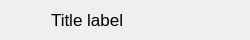
<?xml version="1.0" encoding="UTF-8"?>
<ui version="4.0">
 <class>_pushbutton</class>
 <widget class="CardWidget" name="_pushbutton">
  <property name="geometry">
   <rect>
    <x>0</x>
    <y>0</y>
    <width>250</width>
    <height>40</height>
   </rect>
  </property>
  <property name="minimumSize">
   <size>
    <width>200</width>
    <height>40</height>
   </size>
  </property>
  <property name="maximumSize">
   <size>
    <width>16777215</width>
    <height>45</height>
   </size>
  </property>
  <property name="windowTitle">
   <string>Form</string>
  </property>
  <layout class="QHBoxLayout" name="horizontalLayout">
   <property name="spacing">
    <number>10</number>
   </property>
   <property name="topMargin">
    <number>1</number>
   </property>
   <property name="bottomMargin">
    <number>1</number>
   </property>
   <item>
    <widget class="ExchangeICon" name="exchange_icon">
     <property name="sizePolicy">
      <sizepolicy hsizetype="Preferred" vsizetype="Preferred">
       <horstretch>0</horstretch>
       <verstretch>0</verstretch>
      </sizepolicy>
     </property>
     <property name="minimumSize">
      <size>
       <width>30</width>
       <height>30</height>
      </size>
     </property>
     <property name="maximumSize">
      <size>
       <width>30</width>
       <height>30</height>
      </size>
     </property>
     <property name="text">
      <string/>
     </property>
     <property name="icon">
      <iconset resource="../qfluentwidgets/_rc/resource.qrc">
       <normaloff>:/qfluentwidgets/images/exchange/binance_logo.png</normaloff>:/qfluentwidgets/images/exchange/binance_logo.png</iconset>
     </property>
     <property name="iconSize">
      <size>
       <width>30</width>
       <height>30</height>
      </size>
     </property>
     <property name="autoDefault">
      <bool>true</bool>
     </property>
     <property name="flat">
      <bool>true</bool>
     </property>
    </widget>
   </item>
   <item>
    <widget class="TitleLabel" name="TitleLabel">
     <property name="minimumSize">
      <size>
       <width>0</width>
       <height>33</height>
      </size>
     </property>
     <property name="maximumSize">
      <size>
       <width>16777215</width>
       <height>33</height>
      </size>
     </property>
     <property name="font">
      <font>
       <family>Segoe UI</family>
       <pointsize>13</pointsize>
       <bold>false</bold>
      </font>
     </property>
     <property name="text">
      <string>Title label</string>
     </property>
    </widget>
   </item>
  </layout>
 </widget>
 <customwidgets>
  <customwidget>
   <class>CardWidget</class>
   <extends>QFrame</extends>
   <header>qfluentwidgets</header>
   <container>1</container>
  </customwidget>
  <customwidget>
   <class>TitleLabel</class>
   <extends>QLabel</extends>
   <header>qfluentwidgets</header>
  </customwidget>
  <customwidget>
   <class>ExchangeICon</class>
   <extends>QPushButton</extends>
   <header location="global">gui.components</header>
  </customwidget>
 </customwidgets>
 <resources>
  <include location="../qfluentwidgets/_rc/resource.qrc"/>
 </resources>
 <connections/>
</ui>
